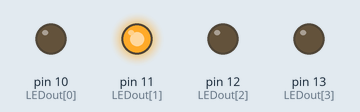
Recording of a sketch running on a simulated Arduino Uno, built with avr-gcc and run on an emulated ATmega328P. Parts: output pins drawn as LEDs (lit = HIGH). Random numbers use the default seed unless the sketch sets one.

Above: at 0.2 s.
At 2.2 s:
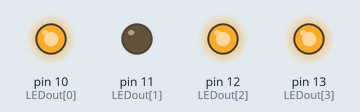
Timing chart, 0 to 3.0 s (numbered marks = the images above):
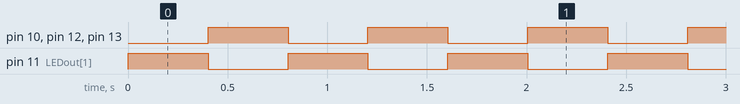

Measured:
- by itself, pin 10 (LEDout[0]), pin 11 (LEDout[1]), pin 12 (LEDout[2]), pin 13 (LEDout[3]): alternates HIGH for 0.40 s and LOW for 0.40 s

The sketch:

blinkylights.ino
```cpp
/*
  Simple blinky lights sketch for my Arduino UNO.
*/

// Use digital pins 13-10.
const int LEDout[] = {10,11,12,13};
// We want to insert some interval in between
// lighting our LEDs without holding up our entire
// show. Use millis. This idea taken from a sample sketch
// by David A. Mellis.

long previousMillis = 0; // Stores value of last measured millis()
long interval = 400; // interval at which to blink
int ledState = LOW;

void setup()
{
  // Initialize digital pin outputs
  // These default to inputs so no need
  // to initialize them as such.
  // Chose random LEDs to start out lit so
  // this sketch is less boring.
  randomSeed(analogRead(0));
  for(int i=0;i<4;i++)
  {  pinMode(LEDout[i], OUTPUT);
    digitalWrite(LEDout[i], random()%2);
  }
}

void loop()
{

  // check to see if it's time to blink the LED; that is, if the
  // difference between the current time and last time you blinked
  // the LED is bigger than the interval at which you want to
  // blink the LED.
  unsigned long currentMillis = millis();

  if(currentMillis - previousMillis > interval) {
    // save the last time you blinked the LED
    previousMillis = currentMillis;

    // set the LED with the ledState of the variable:
    for(int i=0; i<4; i++)
    {
      if (digitalRead(LEDout[i]) == HIGH)
        digitalWrite(LEDout[i],  LOW);
      else
        digitalWrite(LEDout[i], HIGH);
    }
  }
}
```
